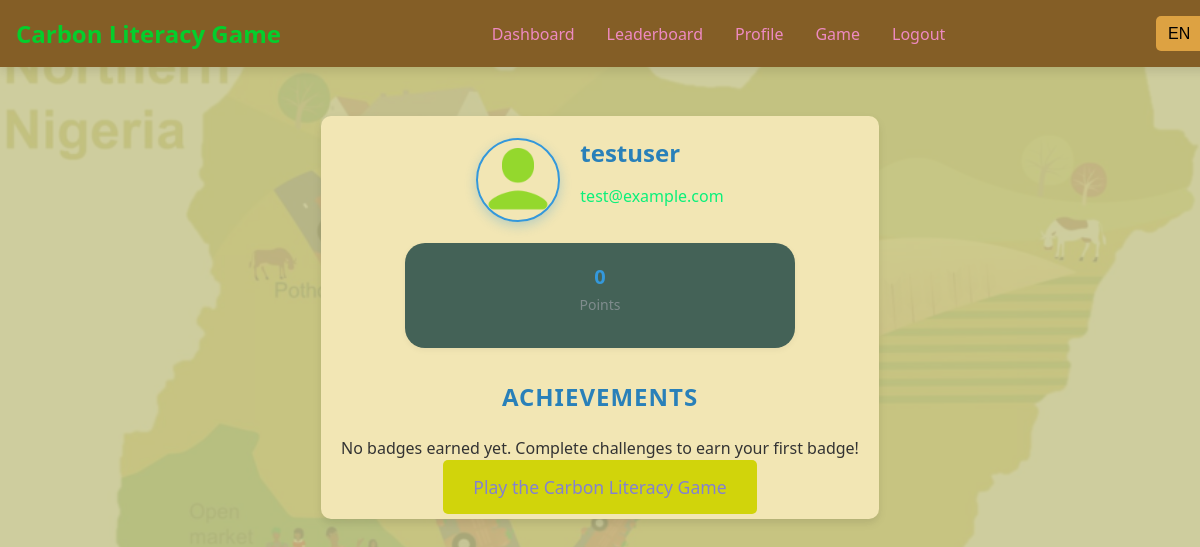
Screenshot of /profile (signed in) with the database file from the repository.
### tables this page shows
CREATE TABLE users (id INTEGER PRIMARY KEY, username TEXT, email TEXT, password TEXT, points INTEGER DEFAULT 0);

### app.py (the view, shortened to what this page needs)
@app.route("/profile")
def profile():
    if "user_id" not in session:
        return redirect(url_for("login"))
    conn = get_db_connection()
    user = conn.execute(
        "SELECT username, email, points FROM users WHERE id = ?", (session["user_id"],)
    ).fetchone()
    badges_data = conn.execute(
        "SELECT badge_name FROM user_badges WHERE user_id = ?", (session["user_id"],)
    ).fetchall()
    conn.close()
    badges = []
    return render_template("profile.html", user=user, badges=badges)

### app.py (called while the page is built)
def get_locale():
    return session.get("language", "en")

@app.before_request
def load_ui_text():
    lang = session.get("language", "en")
    g.ui_text = load_ui_translations(lang)
    g.category_text = load_category_translations(lang)

@app.context_processor
def inject_globals():
    return {
"current_locale": get_locale(),
"ui_text": getattr(g, "ui_text", {}),
"category_text": getattr(g, "category_text", {}),
}

def load_ui_translations(lang):
    file_path = os.path.join(os.path.dirname(__file__), "translations", "ui_translations.json")
    if not os.path.exists(file_path):
        return {}
    with open(file_path, "r", encoding="utf-8") as file:
        try:
            translations = json.load(file)
            return translations.get(lang, translations.get("en", {}))
        except json.JSONDecodeError as e:
            return {}

def load_category_translations(lang):
    with open("translations/category_translations.json", "r", encoding="utf-8") as file:
        translations = json.load(file)
    return translations.get(lang, translations["en"])  # fallback to English

def get_db_connection():
    conn = sqlite3.connect(DATABASE, timeout=10, check_same_thread=False)
    conn.row_factory = sqlite3.Row
    return conn

### templates/profile.html (shortened to what this page needs)
{% extends "base.html" %}
{% block content %}
<div class="user-profile">
    <div class="profile-header">
        <img src="{{ url_for('static', filename='images/profile.png') }}"
             alt="{{ user.username }}" class="avatar">
        <div class="profile-info">
            <h1 class="username">{{ user.username }}</h1>
            <p class="email">{{ user.email }}</p>
        </div>
    </div>
    <div class="profile-stats">
        <div class="stat">
            <h3>{{ user.points }}</h3>
            <p>{{ ui_text.get('points') }}</p>
        </div>
    </div>
    <div class="badges-section">
        <h2 class="section-title">{{ ui_text.get('achievements') }}</h2>
        {% if badges %}
        <div class="badges-grid">
            {% for badge in badges %}
            <div class="badge">
                <img src="{{ badge.icon_url }}" alt="{{ badge.name }}" class="badge-icon">
                <h3 class="badge-name">{{ badge.name }}</h3>
                <p class="badge-desc">{{ badge.description }}</p>
            </div>
            {% endfor %}
        </div>
        {% else %}
        <div class="no-badges">
            <p>No badges earned yet. Complete challenges to earn your first badge!</p>
            <a href="{{ url_for('main') }}" class="play-button">Play the Carbon Literacy Game</a>
        </div>
        {% endif %}
    </div>
</div>
{% endblock %}

### static/css/base.css (style rules this page uses)
.play-button { background-color: #d1d40b; color: #8381d1; padding: 15px 30px; font-size: 1.1rem; border-radius: 5px; text-decoration: none; transition: background-color 0.3s ease; }
body { font-family: 'Arial', sans-serif; margin: 0; padding: 0; min-height: 100vh; background-color: #1d1da0; color: white; }
h1 { margin-bottom: 20px; font-size: 24px; }
.user-profile { max-width: 800px; margin: 20px auto; padding: 20px; background: #f2e6b4; border-radius: 10px; box-shadow: 0 4px 8px rgba(0, 0, 0, 0.1); text-align: center; color: #333; }
.profile-header { display: flex; align-items: center; gap: 20px; margin-bottom: 20px; justify-content: center; position: relative; z-index: 1; }
.avatar { width: 80px; height: 80px; border-radius: 50%; border: 2px solid #3498db; object-fit: cover; box-shadow: 0 4px 12px rgba(52, 152, 219, 0.3); }
.profile-info { text-align: left; color: #2c3e50; }
.profile-info .username { font-size: 24px; font-weight: 600; margin: 0; color: #2980b9; }
.profile-info .email { font-size: 16px; color: #0bf07a; }
.profile-stats { display: flex; justify-content: center; margin-bottom: 20px; gap: 30px; flex-wrap: wrap; }
.profile-stats .stat { background-color: #446257; padding: 20px; border-radius: 20px; box-shadow: 0 2px 6px rgba(0, 0, 0, 0.05); text-align: center; transition: transform 0.3s ease, box-shadow 0.3s ease; min-width: 350px; }
.profile-stats .stat h3 { margin: 0; font-size: 20px; color: #3498db; }
.profile-stats .stat p { margin-top: 5px; font-size: 14px; color: #7f8c8d; }
.badges-section { text-align: center; margin-top: 2rem; }
.badges-section h2 { font-size: 24px; color: #2980b9; margin-bottom: 1.5rem; text-transform: uppercase; letter-spacing: 1px; }
body { background: linear-gradient(to right, #e0f7fa, #f1f8e9); font-family: 'Segoe UI', sans-serif; color: #333; margin: 0; padding: 0; }

### rows the page displays
users: username "testuser", email "test@example.com", points "0"

### other values shown
{{ ui_text.dashboard }} "Dashboard"
{{ ui_text.leaderboard }} "Leaderboard"
{{ ui_text.profile }} "Profile"
{{ ui_text.game }} "Game"
{{ ui_text.logout }} "Logout"
{{ ui_text.get('points') }} "Points"
{{ ui_text.get('achievements') }} "ACHIEVEMENTS"
